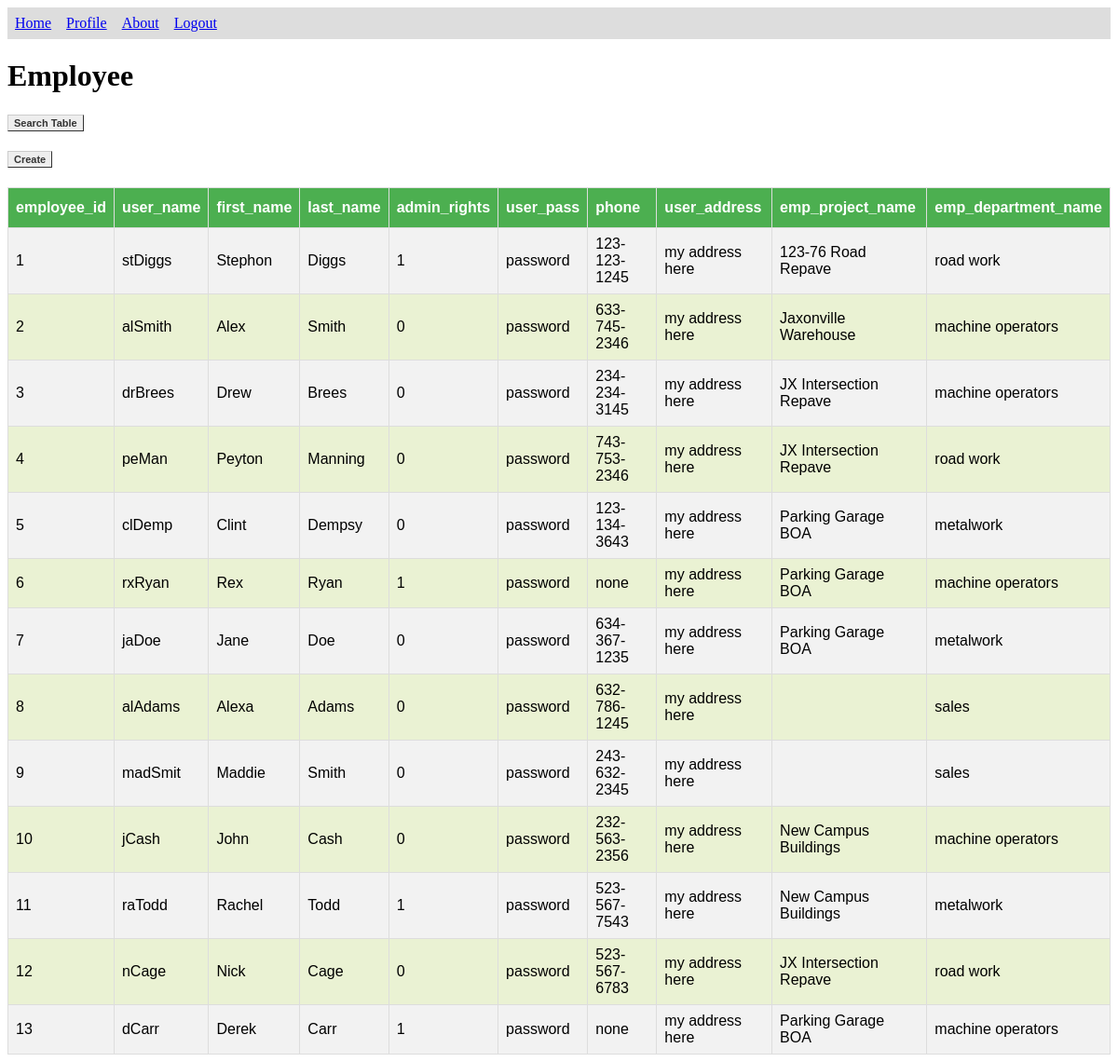
The page /data_manager/views/table_view.php?table=employee (signed in) on the database its author committed.
### tables this page shows
CREATE TABLE IF NOT EXISTS employee (
	employee_id INT NOT NULL UNIQUE AUTO_INCREMENT,
	user_name VARCHAR(40) NOT NULL UNIQUE,
	first_name VARCHAR(40),
	last_name VARCHAR(40),
	admin_rights BOOLEAN NOT NULL DEFAULT False, 
	user_pass VARCHAR(40), 
	phone VARCHAR(40),
	user_address VARCHAR(40),
	emp_project_name VARCHAR(40),
	emp_department_name VARCHAR(40),
	last_updated TIMESTAMP NOT NULL DEFAULT CURRENT_TIMESTAMP ON UPDATE CURRENT_TIMESTAMP,
	PRIMARY KEY (user_name, employee_id)
);

### src/data_manager/data_manager.php (the view, shortened to what this page needs)
<?php
function connect(){
    $config = parse_ini_file("config.ini");
    $servername = $config['servername'];
    $username = $config['username'];
    $password = $config['password'];
    $database = $config['database'];
    $conn = new mysqli($servername, $username, $password, $database);
    return $conn;
}
function search($table_name, $key, $args, $order){
    $admin_rights = $_SESSION["admin"];
    $conn = connect();
    $sql = "SHOW COLUMNS FROM " . $table_name;
    $result = $conn->query($sql);
    $column_array = array();
    echo "<table id='table'>";
    echo "<tr id='headers'>";
    while($row = $result->fetch_assoc()) {
        if ($row['Field'] != 'last_updated') {
            if ($row['Field'] != "user_pass" && $row['Field'] != "admin_rights") {
                array_push($column_array, $row['Field']);
                echo "<th>" . $row['Field'] . "</th>";
            }
            else if ($admin_rights) {
                array_push($column_array, $row['Field']);
                echo "<th>" . $row['Field'] . "</th>";
            }
        }
    }
    echo "</tr>";
    $peices = explode(",", $args);
    $myArgs = "";
    $myArgs = $myArgs . $peices[(sizeof($peices) - 1)];
    $sql = "SELECT * FROM " . $table_name;
    if ($args != '') {
        $sql = $sql . " " . $key . " " . $myArgs;
    }
    $result = $conn->query($sql);
    if ($result->num_rows > 0) {
        while($row = $result->fetch_assoc()) {
            echo "<tr id='row'>";
                for ($i = 0; $i < sizeof($column_array); $i++) {
                    echo "<td>" . $row[$column_array[$i]] . "</td>";
                }
            echo "</tr>";
        }
        echo "</table>";
    } else {
        echo "0 results";
    }
}
?>

### src/styles/website.css (style rules this page uses)
#table { font-family: "Trebuchet MS", Arial, Helvetica, sans-serif; border-collapse: collapse; width: 100%; }
#table td, #table th { border: 1px solid #ddd; padding: 8px; }
#table tr:nth-child(even) { background-color: #f2f2f2; }
#table th { padding-top: 12px; padding-bottom: 12px; text-align: left; background-color: #4CAF50; color: white; }
td { cursor: pointer; }
tr:nth-child(odd) { background-color: #EAF2D3; }
tr:nth-child(even) { background-color: #A7C942; }

### rows shown on the page
employee: employee "1", user_name "stDiggs", first_name "Stephon", last_name "Diggs", admin_rights "1", user_pass "password", phone "123-123-1245", user_address "my address here", emp_project_name "123-76 Road Repave", emp_department_name "road work"
employee: employee "2", user_name "alSmith", first_name "Alex", last_name "Smith", admin_rights "0", user_pass "password", phone "633-745-2346", user_address "my address here", emp_project_name "Jaxonville Warehouse", emp_department_name "machine operators"
employee: employee "3", user_name "drBrees", first_name "Drew", last_name "Brees", admin_rights "0", user_pass "password", phone "234-234-3145", user_address "my address here", emp_project_name "JX Intersection Repave", emp_department_name "machine operators"
employee: employee "4", user_name "peMan", first_name "Peyton", last_name "Manning", admin_rights "0", user_pass "password", phone "743-753-2346", user_address "my address here", emp_project_name "JX Intersection Repave", emp_department_name "road work"
employee: employee "5", user_name "clDemp", first_name "Clint", last_name "Dempsy", admin_rights "0", user_pass "password", phone "123-134-3643", user_address "my address here", emp_project_name "Parking Garage BOA", emp_department_name "metalwork"
employee: employee "6", user_name "rxRyan", first_name "Rex", last_name "Ryan", admin_rights "1", user_pass "password", phone "none", user_address "my address here", emp_project_name "Parking Garage BOA", emp_department_name "machine operators"
employee: employee "7", user_name "jaDoe", first_name "Jane", last_name "Doe", admin_rights "0", user_pass "password", phone "634-367-1235", user_address "my address here", emp_project_name "Parking Garage BOA", emp_department_name "metalwork"
employee: employee "8", user_name "alAdams", first_name "Alexa", last_name "Adams", admin_rights "0", user_pass "password", phone "632-786-1245", user_address "my address here", emp_department_name "sales"
employee: employee "9", user_name "madSmit", first_name "Maddie", last_name "Smith", admin_rights "0", user_pass "password", phone "243-632-2345", user_address "my address here", emp_department_name "sales"
employee: employee "10", user_name "jCash", first_name "John", last_name "Cash", admin_rights "0", user_pass "password", phone "232-563-2356", user_address "my address here", emp_project_name "New Campus Buildings", emp_department_name "machine operators"
employee: employee "11", user_name "raTodd", first_name "Rachel", last_name "Todd", admin_rights "1", user_pass "password", phone "523-567-7543", user_address "my address here", emp_project_name "New Campus Buildings", emp_department_name "metalwork"
employee: employee "12", user_name "nCage", first_name "Nick", last_name "Cage", admin_rights "0", user_pass "password", phone "523-567-6783", user_address "my address here", emp_project_name "JX Intersection Repave", emp_department_name "road work"
employee: employee "13", user_name "dCarr", first_name "Derek", last_name "Carr", admin_rights "1", user_pass "password", phone "none", user_address "my address here", emp_project_name "Parking Garage BOA", emp_department_name "machine operators"

### other values the page prints
$table_name "Employee"
$row['Field'] "employee_id"
$row['Field'] "user_name"
$row['Field'] "first_name"
$row['Field'] "last_name"
$row['Field'] "admin_rights"
$row['Field'] "user_pass"
$row['Field'] "phone"
$row['Field'] "user_address"
$row['Field'] "emp_project_name"
$row['Field'] "emp_department_name"
